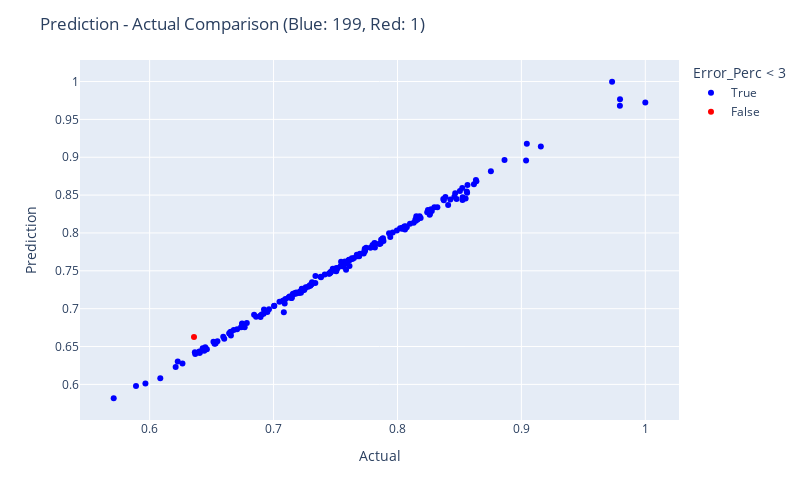

Notebook code cell kept with this figure:
### Code cell
fig = px.scatter(res_ann, x="Actual", y="Prediction", color = "Error_Perc < 3", color_discrete_map= {True:"blue", False: "red"},
                 hover_data=["Actual", "Prediction", "Error_Perc"])

fig.update_layout(
    autosize=False,
    width=800,
    height=500,
    title_text=f"Prediction - Actual Comparison (Blue: {blue}, Red: {red})",
)

fig.show()

### Figure 1 — Plotly figure (JSON) as saved in the notebook; plotly's stock layout.template omitted (floating-point values rounded to 4 significant figures; data arrays with more than 128 entries replaced by an {"elided": "..."} marker saying what was removed)
{"data": [{"customdata": {"elided": "199x1 float values"}, "hovertemplate": "Error_Perc < 3=True<br>Actual=%{x}<br>Prediction=%{y}<br>Error_Perc=%{customdata[0]}<extra></extra>", "legendgroup": "True", "marker": {"color": "blue", "symbol": "circle"}, "mode": "markers", "name": "True", "orientation": "v", "showlegend": true, "type": "scatter", "x": {"elided": "199 float values"}, "xaxis": "x", "y": {"elided": "199 float values"}, "yaxis": "y"}, {"customdata": [[4.199]], "hovertemplate": "Error_Perc < 3=False<br>Actual=%{x}<br>Prediction=%{y}<br>Error_Perc=%{customdata[0]}<extra></extra>", "legendgroup": "False", "marker": {"color": "red", "symbol": "circle"}, "mode": "markers", "name": "False", "orientation": "v", "showlegend": true, "type": "scatter", "x": [0.6358], "xaxis": "x", "y": [0.6625], "yaxis": "y"}], "layout": {"autosize": false, "height": 500, "legend": {"title": {"text": "Error_Perc < 3"}, "tracegroupgap": 0}, "margin": {"t": 60}, "title": {"text": "Prediction - Actual Comparison (Blue: 199, Red: 1)"}, "width": 800, "xaxis": {"anchor": "y", "autorange": true, "domain": [0, 1], "range": [0.5437, 1.027], "title": {"text": "Actual"}, "type": "linear"}, "yaxis": {"anchor": "x", "autorange": true, "domain": [0, 1], "range": [0.553, 1.028], "title": {"text": "Prediction"}, "type": "linear"}}}
